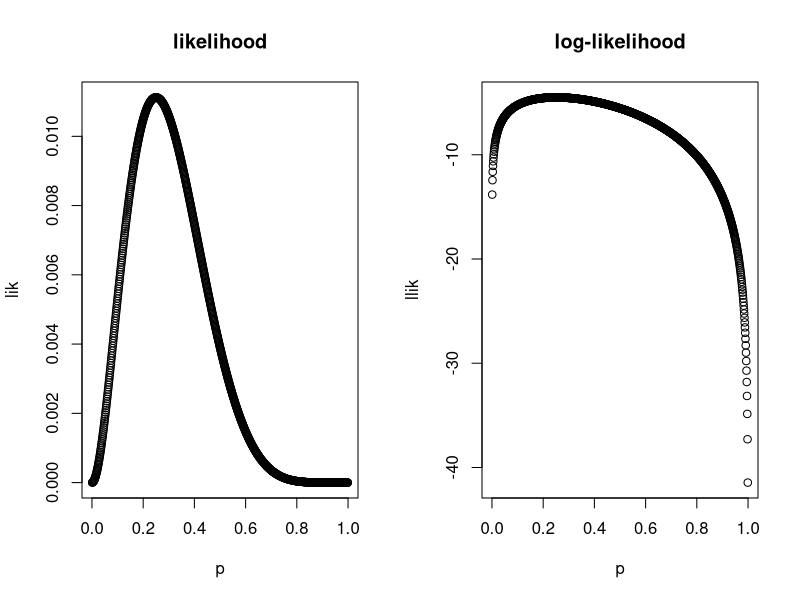

This figure's R source:
###### CSSS 536 problem set 1
### due January 28, 2005


##### Problem 1:   (8 pts)
#fraction of males in given population is .49 (pi)

p <- .49
n <- 30
y1 <- 22
y2 <- 16

## what is the probability of sampling 22 males in a random sample of 30?

p22.1 <- (factorial(n)/(factorial(n-y1)*factorial(y1)))*(p^y1)*((1-p)^(n-y1)) # (1) calculating by hand
 
p22.2 <- dbinom(y1, n, p)                               # (2) using density function to get exact probability

# simulating to find answer
# using rbinom
obs <- 1000000

rb <- rbinom(obs, n, p)                                 # (3) randomly draw from the bindomial distribution with 30 trials and a probability of success 
                                                        # equal to p 1mil times.
rb22 <- rb[rb==22]                                      # create vector where value of rb is equal to 22 (corresponding to 22 males)
p22.3 <- length(rb22)/length(rb)                        # probability equals number of times draw 22 males over total number of draws

# using the sample command
# generating a "population" where p(male) = p and the p(female) = 1-p
m <- 1
f <- 0
mf <- c(m, f)   
prob <- c(p, 1-p)   

pop <- rep(0, 100000)

for (i in 1:length(pop)) {
pop[i] <- sum(sample(mf, 30, replace = T, prob=prob))   # (4) sample 30 times from the "population" created above with replacement
}                                                       # see ?sample for argument help. sum the sampled 0s and 1s to get the simulated y.

males22 <- pop[pop==22]                                 # vector where pop is equal to 22 (which corresponds to 22 males)
p22.4 <- length(males22)/length(pop)

p22 <- cbind(p22.1, p22.2, p22.3, p22.4)                # just combining them for the sake of comparison - all 4 values should be fairly close



## what is the probability of sampling 16 males in a random sample of 30?

p16.1 <- (factorial(n)/(factorial(n-y2)*factorial(y2)))*(p^y2)*((1-p)^(n-y2)) # (1) by hand

p16.2 <- dbinom(y2, n, p)                               # (2) again, density function

# simulating to find answer
rb <- rbinom(obs, n, p)                                 # (3) drawing from the binomimal distribution
rb16 <- rb[rb==16]
p16.3 <- length(rb16)/length(rb)

males16 <- pop[pop==16]                                 # (4) from the sampling above
p16.4 <- length(males16)/length(pop)

p16 <- cbind(p16.1, p16.2, p16.3, p16.4)

##### Problem 2: (excel file)   (6 pts)
#P(x|y) = P(x & y)/P(y)
#P(y) = P(x & y)/P(x|y)
#P(x & y) = P(x|y)*P(y)

#x=1 0.29
#x=2 0.37
#x=3 0.34
#y=1 0.18
#y=2 0.25
#y=3 0.44
#y=4 0.13
#x=2, y=2   

# p2.9 = p(x=1|y=2) = p(x=1 & y=2)/p(y=2) = 
p2.9 <- .08/.25  # [1] 0.32

#p2.10 = p(x=3|y=4) = p(x=3 & y=4)/p(y=4) = 
p2.10 <- .06/.13 # [1] 0.4615385

#p2.11 = p(y=4|x=3) = p(y=4 & x=3)/p(x=3) =
p2.11 <- .06/.34 # [1] 0.1764706

#p2.12 = p(y=2|x=2) = p(y=2 & x=2)/p(x=2) =
p2.12 <- .1/.37 # [1] 0.2702703


##### Problem 3:    (8 pts)
# y = (1, 0, 0, 1, 0, 0, 0, 0)

n <- 8 # number of trials
y <- 2 # number of successes

# Plot likelihood and log-likelihood functions for Bernoulli parameter pi given y above
lik <- rep(0,999)       # this plotting code can be found on the website
llik <- rep(0,999)
par(mfcol=c(1,2))
for (i in 1:999) {
  p <- (i)/1000
  lik[i] <- prod(p^y * (1-p)^(n-y))  # likelihood
                                     
  llik[i] <- sum(y*log(p) + (n-y)*log(1-p))  # log-likelihood
}
p <- seq(1,999,1)/1000
plot(p,lik, main="likelihood")
plot(p,llik, main="log-likelihood")

cbind(p,lik)[lik==max(lik)]     # retrieves the values of p and the likelihood where at the maximum value for the likelihood
#[1] 0.25000000 0.01112366
cbind(p,llik)[llik==max(llik)]
#[1]  0.250000 -4.498681

#or simply
Pi1 <- p[lik==max(lik)]
Pi2 <- p[llik==max(llik)]
#[1] 0.25 expected value of pi 


##### Problem 4:    (12 pts)
# derive log-likelihood for poisson model with potentially unequal periods of observation

# generating "fake data"
obs <- 1500
const1 <- 0
beta <- 2
x <- runif(obs)
lambda <- exp(const1 + x*beta)
tim <- runif(obs)+.5
y <- rpois(obs, tim*lambda)

# writing the function 
llk.poisson <- function (param, y, x, tim) {
     os <- rep(1, length(x))
     x <- cbind(os, x)
     b <- param[1 : ncol(x)]
     xb <- x%*%b
     sum(-y*xb + tim*exp(xb) )               # see King 89 eq 5.20 for the lok-likelihood equation, 
                                             # then remember it needs to be negated since optim is actually a minimizer
     }
     
stval <- c(0,0)                              # setting starting values to be used in optim()
                                             # number of starting values should be equal to number of parameters/coefficients estimating
                                             # in this case, we just have a constant and a beta, so 2     

poisson.result <- optim(stval, llk.poisson, method="BFGS", hessian=T, y=y, x=x, tim=tim)    # call optimizer - do help(optim) if confused about the arguments
    
    #first argument gives optim() starting values, second the function to be optimized, the next is the method to use to optimize (in this case BFGS does a gradient search),
    #we want the hessian matrix when optimizing functions so that we can retrieve the variance covariance matrix, and finally we identify the data/variables that each argument
    #in the function should use

### other options
llk.poisson1 <- function (param, y, x, tim) {          
   os <- rep(1, length(x))                             
    x <- cbind(os, x)
    b <- param[1 : ncol(x)]                             
    lambda <- exp(x%*%b)
    negll <- as.vector((-lambda) + y*log(lambda*tim))
    -sum(negll)
    }

stval <- c(0,0)
poisson.result1 <- optim(stval, llk.poisson1, method="BFGS", hessian=T, y=y, x=x, tim=tim)


llk.poisson2 <- function (param, y, x, tim) {            
    os <- rep(1, length(x))
    x <- cbind(os, x)
    b <- param[1 : ncol(x)]
    xb <- x%*%b
    negll <- (y*(xb) - tim*exp(xb))
    -sum(negll)
    }    
    
 
stval <- c(0,0)    
poisson.result2 <- optim(stval, llk.poisson2, method="BFGS", hessian=T, y=y, x=x, tim=tim)

#why does this work as a generalization?

#In the binomial distribution, as n -> infinity and pi -> 0, and n*pi -> lambda, we have a poisson(lambda) distribution.  
#Remember that the Poisson assumes no two events can occur at the same exact time.  
#So really, we can think of the Poisson observation period as a series of infinitesimally brief binomial trials, each with pi -> 0, 
#but summed over all n -> infinity trials, the expected number of success during this observation period is n*pi. (Remember: the expected count for a poisson is lambda.) 
#If we double the number of periods, that's like saying we expect 2*n*pi successes.  In other words, if n*pi = lambda, then 2*n*pi = 2*lambda:  
#the extension in time just scales up lambda in a linear fashion.  
#Therefore, if we normalize the average period to be length t=1, we can allow t_i to vary, and just estimate Y assuming Y~Poisson(t*lambda).


##### Problem 5:    (6 pts)
